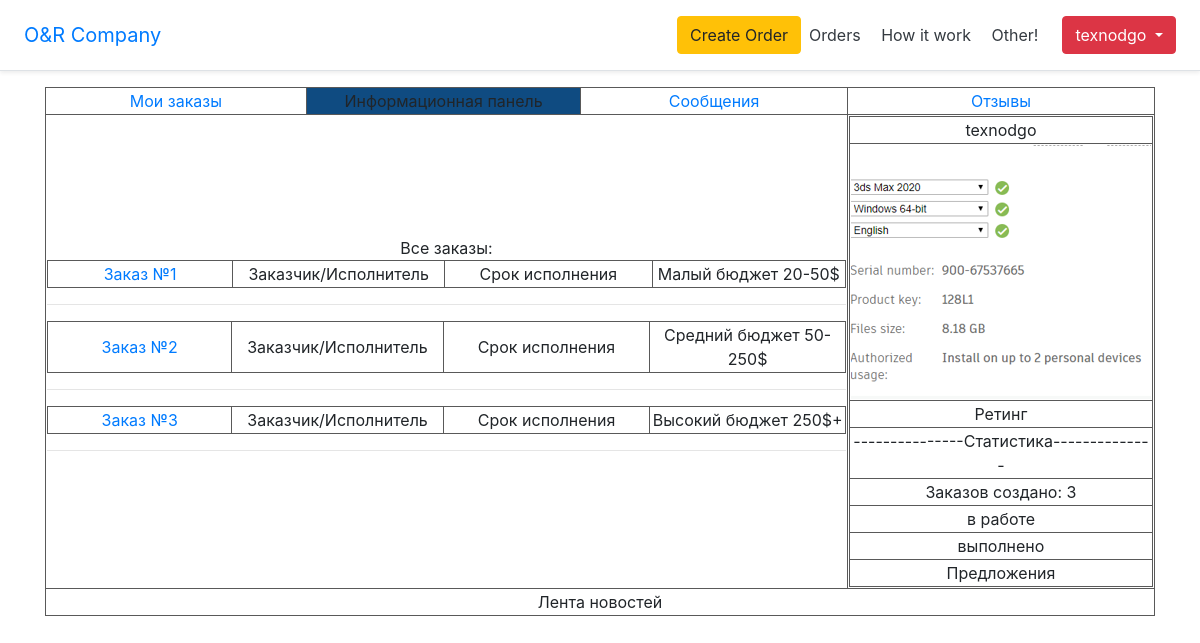
The app's page /dashboard (signed in), older data.
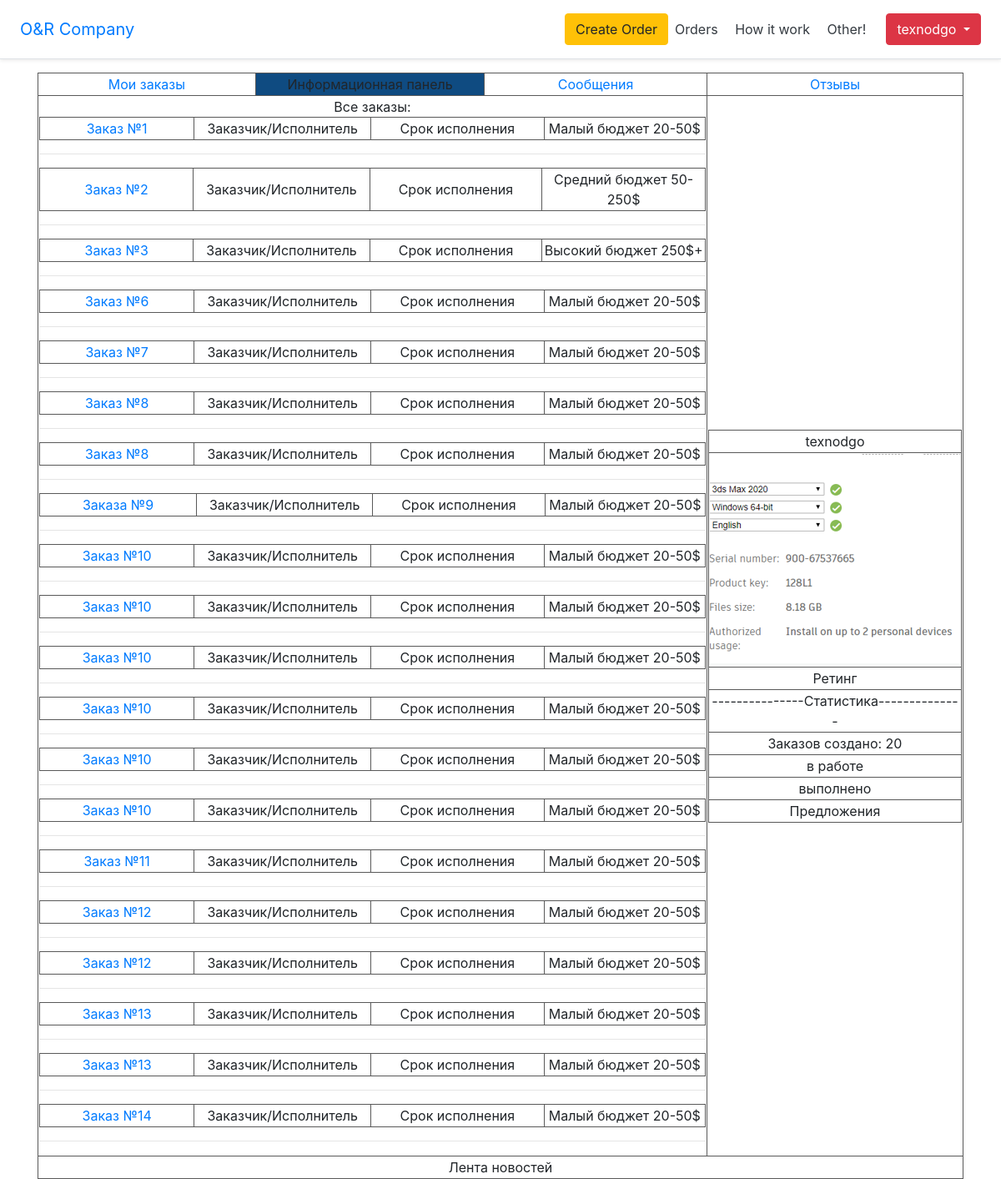
The same page, newer data.
### orders/models.py (models this page shows, shortened)
class Order(models.Model):
    BUDGET_EXAMPLE = (
        ('Неизвестный', 'Неизвестный'),
        ('Малый бюджет 20-50$', 'Малый бюджет 20-50$'),
        ('Средний бюджет 50-250$', 'Средний бюджет 50-250$'),
        ('Высокий бюджет 250$+', 'Высокий бюджет 250$+')
    )
    ORDER_STATUS = (
        ('В обсуждении', 'В обсуждении'),
        ('В работe', 'В работe'),
        ('Выполненый', 'Выполненый'),
        ('Отменённый', 'Отменённый')
    )
    author = models.ForeignKey(User, on_delete=models.PROTECT)  # Автор заказа. Автоматически
    date_create = models.DateTimeField(default=timezone.now)  # Время создания заказа. Автоматически
    title = models.CharField(max_length=100)  # Заголовок заказа
    description = models.TextField()  # Описание заказа
    pdf_view = models.FileField(default='default.pdf', upload_to='pdf')  # Файл обложки заказа PDF
    image_view = models.ImageField(default='default.jpg', upload_to='image_preview')
    other_files = models.FileField(default='default.jpg', upload_to='otherFiles')  # Другие файлы заказа
    amount = models.PositiveIntegerField()  # Кол-во изделий
    city = models.ForeignKey(AllCity, on_delete=models.PROTECT)  # Город заказа
    lead_time = models.DateField()  # Срок выполнения заказа
    proposed_budget = models.CharField(max_length=40, choices=BUDGET_EXAMPLE, default='Неизвестный')  # Предложеный бюджет
    activity = models.BooleanField()  # Активность заказа
    status = models.CharField(max_length=20, choices=ORDER_STATUS, default='В обсуждении')  # Статус заказ
    categories = models.ManyToManyField('OperationCategories', blank=True, related_name='orders')
    objects = models.Manager()

### users/models.py (models this page shows, shortened)
class Profile(models.Model):
    user = models.OneToOneField(User, on_delete=models.PROTECT)
    image = models.ImageField(default='default.jpg', upload_to='profile_pics')

### dashboard/views.py (the view)
# urls.py: path('', index, name='index'),
def index(request):
    user_order = Order.objects.filter(author=request.user)
    count = 0
    for order in user_order:
        count += 1
    context = {
        'user_order': user_order,
        'user_order_count': count
    }
    return render(request, 'dashboard/dashboard.html', context)

### dashboard/templates/dashboard/dashboard.html (shortened to what this page needs)
{% extends "HomePage/base.html" %}
{% load i18n %}
{% load static %}
{% block content %}
    <div class="container">
        <table>
            <tbody>
                <tr>
                    <td><a href="{% url 'dashboard-order' %}">Мои заказы</a></td>
                    <td bgcolor="#0F4B81">Информационная панель</td>
                    <td><a href="#">Сообщения</a></td>
                    <td><a href="#">Отзывы</a></td>
                </tr>
                <tr>
                    <td colspan="3">Все заказы:
                        {% for order in user_order %}
                        <table>
                            <tbody>
                                <tr>
                                    <td><a href="orders/{{order.id}}">{{ order.title }}</a></td>
                                    <td>Заказчик/Исполнитель</td>
                                    <td>Срок исполнения</td>
                                    <td>{{ order.proposed_budget }}</td>
                                </tr>
                            </tbody>
                        </table>
                        <hr>
                        {% endfor %}
                    </td>
                    <td>
                        <table>
                            <tbody>
                                <tr>
                                    <td>{{ user.username }}</td>
                                </tr>
                                 <tr>
                                    <td><img src="{{ user.profile.image.url }}"></td>
                                </tr>
                                <tr>
                                    <td>Ретинг</td>
                                </tr>
                                <tr>
                                    <td>---------------Статистика--------------</td>
                                </tr>
                                <tr>
                                    <td>Заказов создано: {{ user_order_count }}</td>
                                </tr>
                                <tr>
                                    <td>в работе</td>
                                </tr>
                                <tr>
                                    <td>выполнено</td>
                                </tr>
                                <tr>
                                    <td>Предложения</td>
                                </tr>
                            </tbody>
                        </table>
                    </td>
                </tr>
                <tr>
                    <td colspan="4">Лента новостей</td>
                </tr>
            </tbody>
        </table>
    </div>
{% endblock %}

### HomePage/templates/HomePage/base.html (shortened to what this page needs)
<!DOCTYPE html>
{% load i18n %}
{% load static %}
<html lang="en">
<head>
    <link rel="stylesheet" href="https://stackpath.bootstrapcdn.com/bootstrap/4.4.1/css/bootstrap.min.css">
    <link rel="stylesheet" href="{% static 'orders/style.css' %}">
</head>
<body>
    <div class="d-flex flex-column flex-md-row align-items-center p-3 px-md-4 mb-3 bg-white border-bottom shadow-sm ">
        <h5 class="my-0 mr-md-auto font-weight-normal"><a href="/">O&R Company</a></h5>
        {% if user.is_authenticated %}
            <a class="btn btn-warning" href="/order_create">{% trans "Create Order" %}</a>
        {% endif %}
        <nav class="my-2 my-md-0 mr-md-3" >
            <a class="p-2 text-dark" href="/orders">{% trans "Orders" %}</a>
            <a class="p-2 text-dark" href="#">{% trans "How it work" %}</a>
            <a class="p-2 text-dark" href="#">{% trans "Other!" %}</a>
        </nav>
        <div>
            {% if user.is_authenticated %}
                <div class="btn-group">
                  <button type="button" class="btn btn-danger dropdown-toggle" data-toggle="dropdown" aria-haspopup="true" aria-expanded="false">
                    {{ user.username}}
                  </button>
                </div>
            {% else %}
                <a class="btn btn-outline-success" href="{% url 'login' %}">{% trans "Login" %}</a>
                <a class="btn btn-outline-primary" href="{% url 'register' %}">{% trans "Sign up" %}</a>
            {% endif %}
        </div>
    </div>
    {% block content %}
    {% endblock %}
</body>
</html>

### orders/static/orders/style.css (style rules this page uses)
* { box-sizing: border-box; }
.table, td, th { border: 1px solid #595959; width: 300px; text-align: center; }

Row changes from the older to the newer data that the page shows:
added Order: title "Заказ №6", proposed_budget "Малый бюджет 20-50$"
added Order: title "Заказ №7", proposed_budget "Малый бюджет 20-50$"
added Order: title "Заказ №8", proposed_budget "Малый бюджет 20-50$"
added Order: title "Заказ №8", proposed_budget "Малый бюджет 20-50$"
added Order: title "Заказа №9", proposed_budget "Малый бюджет 20-50$"
added Order: title "Заказ №10", proposed_budget "Малый бюджет 20-50$"
added Order: title "Заказ №10", proposed_budget "Малый бюджет 20-50$"
added Order: title "Заказ №10", proposed_budget "Малый бюджет 20-50$"
added Order: title "Заказ №10", proposed_budget "Малый бюджет 20-50$"
added Order: title "Заказ №10", proposed_budget "Малый бюджет 20-50$"
added Order: title "Заказ №10", proposed_budget "Малый бюджет 20-50$"
added Order: title "Заказ №11", proposed_budget "Малый бюджет 20-50$"
added Order: title "Заказ №12", proposed_budget "Малый бюджет 20-50$"
added Order: title "Заказ №12", proposed_budget "Малый бюджет 20-50$"
added Order: title "Заказ №13", proposed_budget "Малый бюджет 20-50$"
added Order: title "Заказ №13", proposed_budget "Малый бюджет 20-50$"
added Order: title "Заказ №14", proposed_budget "Малый бюджет 20-50$"
Text that changed along with them:
{{ user_order_count }}: "3" → "20"
